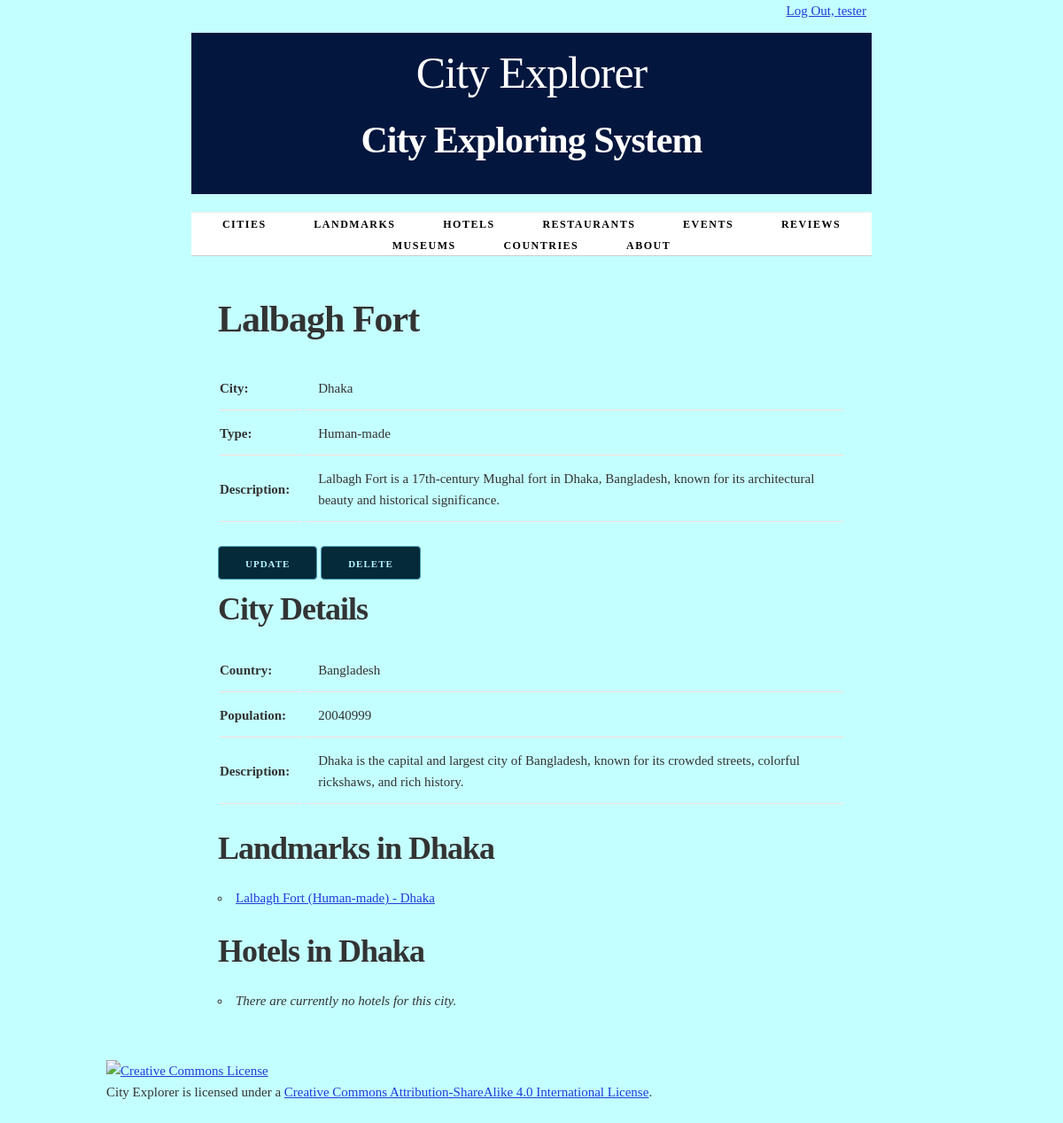
Before: /landmark/9/ (signed in) with the older database file.
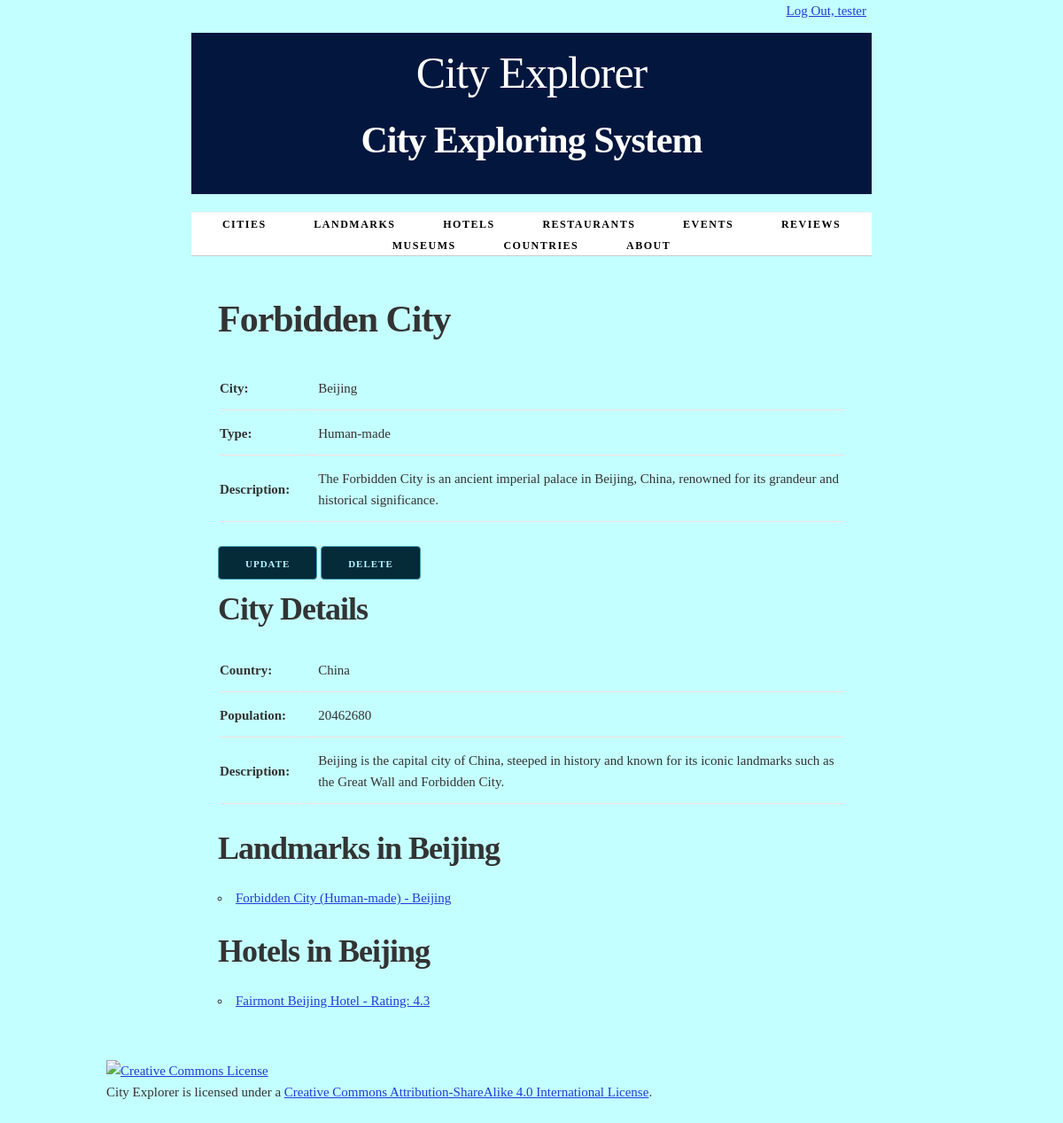
After: the same page with the newer database file.
### cities/models.py (models this page shows, shortened)
class Landmark(models.Model):
    HUMAN_MADE = 'Human-made'
    NATURAL = 'Natural'
    LANDMARK_TYPES = [
        (HUMAN_MADE, 'Human-made'),
        (NATURAL, 'Natural'),
    ]
    city = models.ForeignKey(City, on_delete=models.CASCADE)
    name = models.CharField(max_length=100, unique=True)
    description = models.TextField(blank=True)
    landmark_type = models.CharField(
        max_length=50,
        choices=LANDMARK_TYPES,
        default=HUMAN_MADE,
    )
    def __str__(self):
        return f"{self.name} ({self.get_landmark_type_display()}) - {self.city.name}"
    class Meta:
        ordering = ['name']

class City(models.Model):
    name = models.CharField(max_length=100, unique=True)
    country = models.CharField(max_length=100)
    population = models.IntegerField()
    description = models.TextField(blank=True)
    class Meta:
        verbose_name_plural = "cities"
        ordering = ['name']

class Hotel(models.Model):
    city = models.ForeignKey(City, on_delete=models.CASCADE)
    name = models.CharField(max_length=100, unique=True)
    address = models.CharField(max_length=200)
    rating = models.FloatField()
    def __str__(self):
        return f"{self.name} - Rating: {self.rating}"
    def get_absolute_url(self):
        return reverse('hotel-detail', args=[str(self.id)])
    class Meta:
        ordering = ['name']

### cities/views.py (the view)
class LandmarkDetail(LoginRequiredMixin, PermissionRequiredMixin, View):
    permission_required = 'cities.view_landmark'
    permission_required = 'cities.add_landmark'
    permission_required = 'cities.change_landmark'
    permission_required = 'cities.delete_landmark'
    def get(self, request, landmark_id):
        landmark = get_object_or_404(Landmark, pk=landmark_id)
        return render(request, 'cities/landmark_detail.html', {'landmark': landmark})

### cities/templates/cities/landmark_detail.html (shortened to what this page needs)
{% extends 'cities/base.html' %}
{% block content %}
    <h2>{{ landmark.name }}</h2>
    <section>
        <table>
            <tr>
                <th>City:</th>
                <td>{{ landmark.city.name }}</td>
            </tr>
            <tr>
                <th>Type:</th>
                <td>{{ landmark.get_landmark_type_display }}</td>
            </tr>
            {% if landmark.description %}
                <tr>
                    <th>Description:</th>
                    <td>{{ landmark.description }}</td>
                </tr>
            {% else %}
                <tr>
                    <th>Description:</th>
                    <td><em>No description available.</em></td>
                </tr>
            {% endif %}
        </table>
    </section>
    <section>
    {%  if perms.cities.change_landmark %}
        <a href="{% url 'update-landmark' landmark.id %}"class="button button-primary">Update</a>
    {% endif %}
    {%  if perms.cities.delete_landmark %}
        <a href="{% url 'delete-landmark' landmark.id %}"class="button button-primary">Delete</a>
    {% endif %}
    </section>
    <section>
        <h3>City Details</h3>
        <table>
            <tr>
                <th>Country:</th>
                <td>{{ landmark.city.country }}</td>
            </tr>
            <tr>
                <th>Population:</th>
                <td>{{ landmark.city.population }}</td>
            </tr>
            {% if landmark.city.description %}
                <tr>
                    <th>Description:</th>
                    <td>{{ landmark.city.description }}</td>
                </tr>
            {% endif %}
        </table>
    </section>
    <section>
        <h3>Landmarks in {{ landmark.city.name }}</h3>
        <ul>
            {% for landmark in landmark.city.landmark_set.all %}
                <li>
                    <a href="">{{ landmark }}</a>
                </li>
            {% empty %}
                <li><em>There are currently no landmarks for this city.</em></li>
            {% endfor %}
        </ul>
    </section>
    <section>
        <h3>Hotels in {{ landmark.city.name }}</h3>
        <ul>
            {% for hotel in landmark.city.hotel_set.all %}
                <li>
                    <a href="{{ hotel.get_absolute_url }}">{{ hotel }}</a>
                </li>
            {% empty %}
                <li><em>There are currently no hotels for this city.</em></li>
            {% endfor %}
        </ul>
    </section>
{% endblock %}

Changed rows visible on the page:
computed for Landmark "Human-made": name "Lalbagh Fort" → "Forbidden City"; city.name "Dhaka" → "Beijing"; description "Lalbagh Fort is a 17th-century Mughal fort in Dhaka, Bangladesh, known for its architectural beauty and historical significance." → "The Forbidden City is an ancient imperial palace in Beijing, China, renowned for its grandeur and historical significance."; city.country "Bangladesh" → "China"; city.population "20040999" → "20462680"; city.description "Dhaka is the capital and largest city of Bangladesh, known for its crowded streets, colorful rickshaws, and rich history." → "Beijing is the capital city of China, steeped in history and known for its iconic landmarks such as the Great Wall and Forbidden City."; name+landmark_type+city "Lalbagh Fort (Human-made) - Dhaka" → "Forbidden City (Human-made) - Beijing"
added Hotel: name+rating "Fairmont Beijing Hotel - Rating: 4.3"
Other visible differences:
text no longer shown: "There are currently no hotels for this city."
